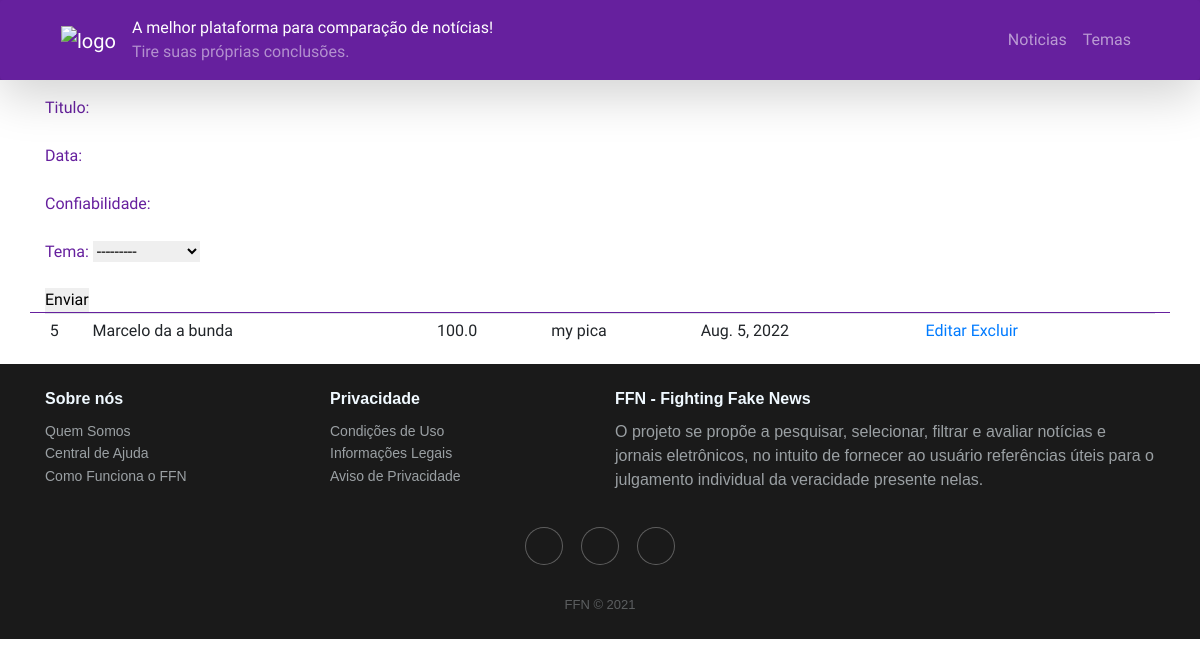
The page /noticias/ on the database as committed earlier.
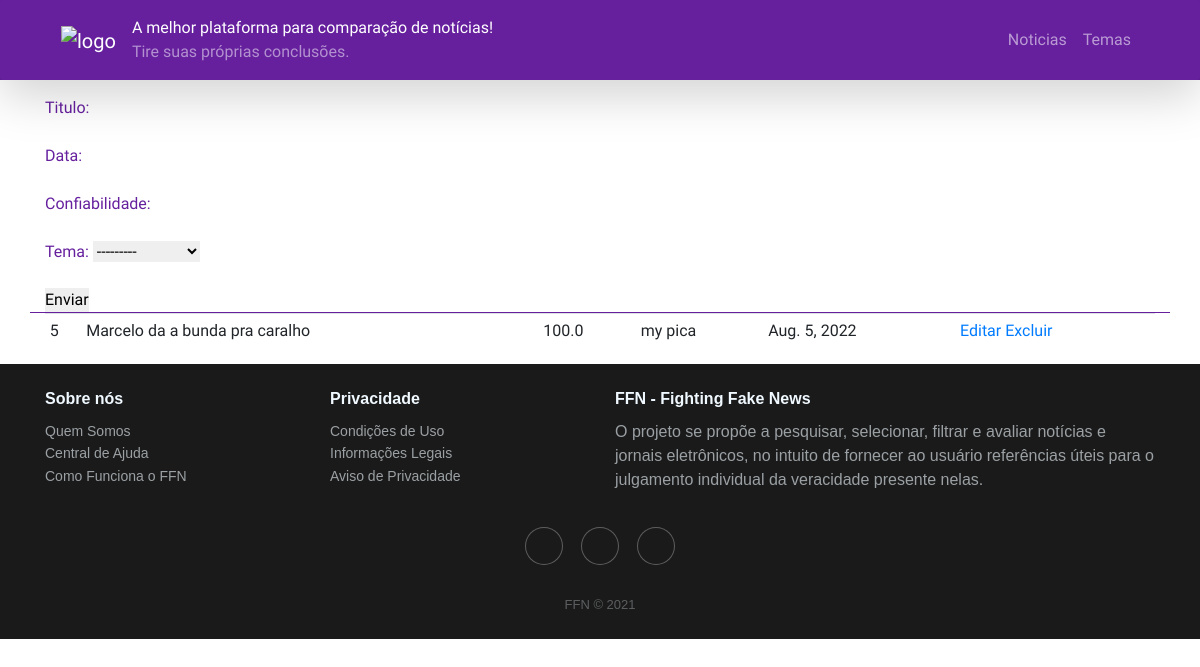
The same page on the database as committed later.
### crud/models.py (models this page shows)
class noticia(models.Model):
    titulo = models.CharField(max_length = 150)
    data = models.DateField()
    confiabilidade = models.DecimalField(max_digits=4, decimal_places=1)
    not_tem_codigo = models.ForeignKey(tema, verbose_name='Tema', default= None, on_delete= models.CASCADE)

class tema(models.Model):
    tema = models.CharField(max_length = 45)
    def __str__(self):
        return (self.tema)

### crud/views.py (the view)
# urls.py: path('noticias/', views.read_noticia, name = "listanoticias"),
def read_noticia(request):
    form = NoticiaForm(request.POST or None)
    if form.is_valid():
        form.save()
        return redirect("listanoticias")
    noticias = noticia.objects.all()
    pacote = {"noticiaChaves" : noticias, "noticia_form": form}
    return render(request,  "listanoticias.html", pacote)

### crud/form.py
class NoticiaForm(ModelForm):
    class Meta:
        model = noticia
        fields = ["titulo", "data" , "confiabilidade" , "not_tem_codigo"]

### crud/Templates/listanoticias.html (shortened to what this page needs)
{%extends 'base.html'%}
{% block formulario %}
<form method="POST">
    {{noticia_form.as_p}}
    <button type= "submit">Enviar</button>
</form>
{% endblock formulario %}
{%block listagem%}
{%for noticia in noticiaChaves%}
<tr class="result">
    <td>{{noticia.id}}</td>
    <td>{{noticia.titulo}}</td>
    <td>{{noticia.confiabilidade}}</td>
    <td>{{noticia.not_tem_codigo}}</td>
    <td>{{noticia.data}}</td>
    <td class="editar" >
      <a href="{%url 'update_noticia' noticia.id%}">Editar</a>
      <a href="{%url 'delete_noticia' noticia.id%}">Excluir</a>
    </td>
</tr>
{%endfor%}
{%endblock listagem%}

Rows that differ between the two databases and show on the page:
changed noticia "my pica": titulo "Marcelo da a bunda" → "Marcelo da a bunda pra caralho"
